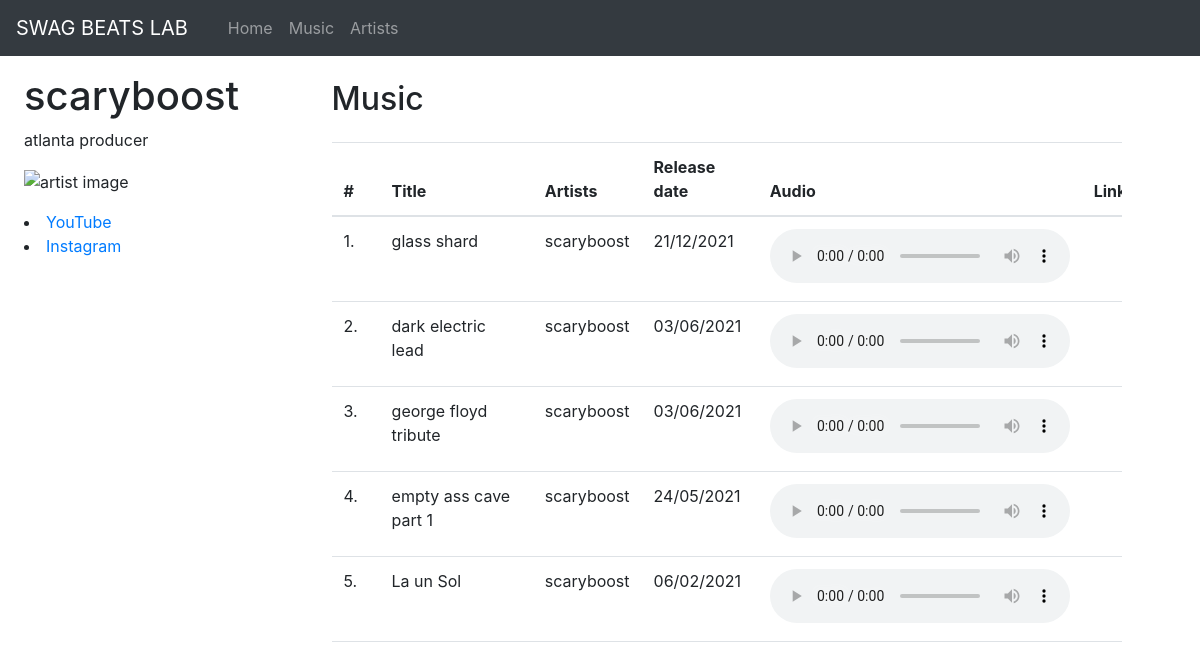
/artists/scaryboost, run on the app's committed database.
### tables this page shows
CREATE TABLE "artists" (
	"artist_id"	INTEGER,
	"name"	TEXT,
	"youtube"	TEXT,
	"instagram"	TEXT,
	"description"	TEXT,
	"image"	TEXT,
	PRIMARY KEY("artist_id" AUTOINCREMENT)
);

CREATE TABLE "songs" (
	"song_id"	INTEGER,
	"title"	TEXT,
	"artist"	TEXT,
	"release_date"	TEXT,
	"file_name"	TEXT,
	"link"	TEXT,
	PRIMARY KEY("song_id" AUTOINCREMENT)
);

### app.py (the view)
@app.route('/artists/<artist>')
def artist(artist):
    conn = dbconnect.connect()
    c = conn.cursor()
    artist_sqliterow = c.execute('SELECT * FROM artists WHERE name=?', (artist,)).fetchone()
    artist_songs_sqliterow = c.execute(f'SELECT * FROM songs WHERE artist LIKE "%{artist}%"').fetchall()
    dbconnect.close(conn)
    artist_details = dict(artist_sqliterow)
    artist_songs = []
    for one in artist_songs_sqliterow:
        artist_songs.append(dict(one))
    artist_songs.sort(key=lambda x: datetime.datetime.strptime(x['release_date'], '%d/%m/%Y'), reverse=True)
    return render_template('artistprofile.html', artist=artist, artist_details=artist_details, songs=artist_songs)

### dbconnect.py (called while the page is built)
def connect():
    conn = sqlite3.connect('database.db')
    conn.row_factory = sqlite3.Row
    return conn

def close(conn):
    conn.commit()
    conn.close()

### templates/artistprofile.html (shortened to what this page needs)
{% extends "base.html" %}
{% block head %}
<link href="{{ url_for('static', filename='css/artistprofile.css') }}" rel="stylesheet">
{% endblock %}
{% block content %}
<nav class="navbar navbar-expand-lg navbar-dark bg-dark">
    <a class="navbar-brand" href="/">SWAG BEATS LAB</a>
    <div class="collapse navbar-collapse" id="navbarNav">
        <ul class="navbar-nav ml-3">
            <li class="nav-item">
                <a class="nav-link" href="/">Home</a>
            </li>
            <li class="nav-item">
                <a class="nav-link" href="/music">Music</a>
            </li>
            <li class="nav-item">
                <a class="nav-link" href="/artists">Artists</a>
            </li>
        </ul>
    </div>
</nav>
<div class="row row-cols-2">
    <div class="col-3 mt-3 ml-4" id="artist-details">
        <h1>{{ artist }}</h1>
        <p id="description">{{ artist_details.description }}</p>
        <img src="{{ url_for('static', filename='images/' + artist + '.jpg') }}" alt="artist image">
        <div class="mt-3">
            <li><a href="https://www.youtube.com/{{ artist_details.youtube }}">YouTube</a></li>
            <li><a href="https://www.instagram.com/{{ artist_details.instagram }}/">Instagram</a></li>
        </div>
    </div>
    <div class="col-8 mt-4">
        <h2 class="mb-4">Music</h2>
        <div id="music-details">
            <table class="table">
                <thead id="thead">
                    <tr>
                        <th>#</th>
                        <th>Title</th>
                        <th>Artists</th>
                        <th>Release date</th>
                        <th>Audio</th>
                        <th>Link</th>
                    </tr>
                </thead>
                <tbody>
                    {% for song in songs %}
                    {% set x = loop.index %}
                    <tr>
                        <td id="nr">{{ x }}.</td>
                        <td>{{ song.title }}</td>
                        <td id="artists">{{ song.artist }}</td>
                        <td id="release">{{ song.release_date }}</td>
                        <td><audio controls>
                                <source src="{{ url_for('static', filename='audio/' + song.file_name) }}"
                                    type="audio/mpeg">
                            </audio></td>
                        {% if song.link != "" %}
                        <td><a href="{{ song.link }}">YouTube</a></td>
                        {% else %}
                        <td></td>
                        {% endif %}
                    </tr>
                    {% endfor %}
                </tbody>
            </table>
        </div>
    </div>
</div>
{% endblock %}

### static/css/artistprofile.css (style rules this page uses)
img { width: 300px; height: 400px; }
#music-details { height: 500px; overflow-y: scroll; }
h1 { word-wrap: break-word; }
#artists { word-wrap: overflow; }
#description { word-wrap: break-word; }
th:nth-child(4), td:nth-child(4) { width: 15%; }

### templates/base.html (style rules this page uses)
html { font-family: sans-serif; }

### data on the page
artists: description "atlanta producer"
songs: x "1", title "glass shard", artist "scaryboost", release_date "21/12/2021"
songs: x "2", title "dark electric lead", artist "scaryboost", release_date "03/06/2021"
songs: x "3", title "george floyd tribute", artist "scaryboost", release_date "03/06/2021"
songs: x "4", title "empty ass cave part 1", artist "scaryboost", release_date "24/05/2021"
songs: x "5", title "La un Sol", artist "scaryboost", release_date "06/02/2021"

### other printed values
{{ artist }} "scaryboost"
